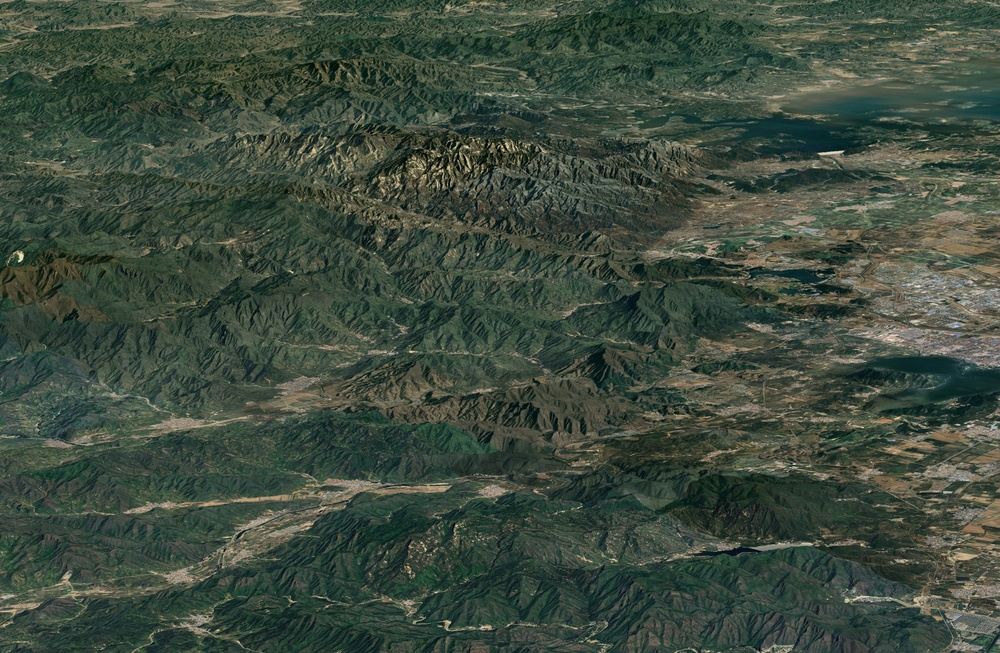
#> input picture images/image_2.jpg, 1000 x 653 px, shrunk from 3096 x 2021 before the run, given in place of top_left_1k.mp4, which was not available
$ python stitch.py
#> lines starting #> are read from the running program, lines starting #| are printed output that depends on the picture; pictures that were not available may be replaced by others from this repository, and a replacement may not be noted
import cv2
import numpy as np

import cv2
import numpy as np
import time
from colorama import Fore, Style
import argparse


# [73 lines left out: functions calculate_psnr, find_homography, not called in this run]


# img_a  :  大图
# img_b  :  小图
def find_homography_no_record(img_a, img_b, visualize_matches=False):
    orb = cv2.ORB_create(nfeatures=10000,
                            scaleFactor=1.3,      # 金字塔缩放因子(原1.2)
                            edgeThreshold=15,     # 边界阈值
                            patchSize=31          # 描述符区域大小
                        )                         # 限制特征点数量
    kp_a, des_a = orb.detectAndCompute(img_a, None)
    kp_b, des_b = orb.detectAndCompute(img_b, None)
    bf = cv2.BFMatcher(cv2.NORM_HAMMING, crossCheck=False)
    matches = bf.knnMatch(des_b, des_a, k=2)
    good_matches = []
    for m, n in matches:
        if m.distance < 0.7 * n.distance:
            good_matches.append(m)
    if visualize_matches:
        img_matches = cv2.drawMatches(img_b, kp_b, img_a, kp_a, good_matches, None,
                                     flags=cv2.DrawMatchesFlags_NOT_DRAW_SINGLE_POINTS)
        cv2.imwrite('Matchers.jpg', img_matches)
    if len(good_matches) >= 4:
        src_pts = np.float32([kp_b[m.queryIdx].pt for m in good_matches]).reshape(-1,1,2)
        dst_pts = np.float32([kp_a[m.trainIdx].pt for m in good_matches]).reshape(-1,1,2)
        M, mask = cv2.findHomography(src_pts, dst_pts, cv2.RANSAC, 5.0)
        return M
    else:
        return None


def merge_four_images(imgs):
    # 确保有四张图片
    assert len(imgs) == 4, "需要提供四张图片"

    # 获取每张图片的高度和宽度
    top_left = imgs[0]
    top_right = imgs[1]
    bottom_left = imgs[2]
    bottom_right = imgs[3]

    # 检查图片是否为空
    if top_left is None or top_right is None or bottom_left is None or bottom_right is None:
        raise ValueError("有一张或多张图片为空")

    # 获取图片的高度和宽度（假设所有图片大小相同）
    height, width = top_left.shape[:2]

    # 水平拼接上方两张图片
    top = np.hstack((top_left, top_right))
    # 水平拼接下方两张图片
    bottom = np.hstack((bottom_left, bottom_right))
    # 垂直拼接上下两部分
    merged_img = np.vstack((top, bottom))

    return merged_img


# input five images
def stitch(retts : list, first, MS, padding_color = False, record_time = False ):

    img_a = retts[1] # 大视野图像
    img_bs = [retts[0],retts[2], retts[3], retts[4]]

    # 转换为灰度图像
    gray_a = cv2.cvtColor(img_a, cv2.COLOR_BGR2GRAY)

    # 上采样A图像
    img_a_upscaled = cv2.resize(img_a, None, fx=2, fy=2, interpolation=cv2.INTER_CUBIC)
    part_width = img_a_upscaled.shape[1] // 2
    part_height = img_a_upscaled.shape[0] // 2

    # ===============================================================
    imgs = []

    if first == 1:
        MS = []
    else:
        MS = MS

    for i, img_b in enumerate(img_bs):
        gray_b = cv2.cvtColor(img_b, cv2.COLOR_BGR2GRAY)
        # ===============================================================
        t1 = time.time()
        M = None
        if first == 1:
            # 计算单应性矩阵
            if record_time:
                M = find_homography(gray_a, gray_b,  visualize_matches = True)
            else:
                M = find_homography_no_record(gray_a, gray_b,  visualize_matches = True)

            if M is None:
                print("Not enough matches found")
                return
            MS.append(M)
        else:
            M = MS[i]
        # 计算B的角点在A中的坐标
        h_b, w_b = gray_b.shape
        pts_b = np.float32([[0,0], [0,h_b-1], [w_b-1,h_b-1], [w_b-1,0]]).reshape(-1,1,2)
        pts_a = cv2.perspectiveTransform(pts_b, M) # 对一组点进行透视变换

        # 计算最小包围矩形
        x_coords = [pt[0][0] for pt in pts_a]
        y_coords = [pt[0][1] for pt in pts_a]

        x_min, x_max = int(round(min(x_coords))), int(round(max(x_coords)))
        y_min, y_max = int(round(min(y_coords))), int(round(max(y_coords)))

        # 计算上采样后区域参数
        up_x = 2 * x_min
        up_y = 2 * y_min
        up_w = 2 * (x_max - x_min)
        up_h = 2 * (y_max - y_min)

        t2 = time.time()
        # ===============================================================

        up_w = max(1, up_w)
        up_h = max(1, up_h)
        # 调整B图像尺寸并替换
        img_b_resized = cv2.resize(img_b, (up_w, up_h), interpolation=cv2.INTER_CUBIC)

        up_x = max(0, up_x)
        up_y = max(0, up_y)
        up_x_end = min(up_x + up_w, img_a_upscaled.shape[1])
        up_y_end = min(up_y + up_h, img_a_upscaled.shape[0])
        up_w = up_x_end - up_x
        up_h = up_y_end - up_y

        def alpha_blending(img1, img2, blend_width):
            height, width = img1.shape[:2]
            alpha = np.zeros((height, width), dtype=np.float32)
            # 生成渐变的 alpha 通道
            for i in range(blend_width):
                alpha[:, width - blend_width + i] = i / blend_width
            blended_img = img1 * (1 - alpha[..., np.newaxis]) + img2 * alpha[..., np.newaxis]
            return blended_img.astype(np.uint8)

        if up_w > 0 and up_h > 0:
            img_b_resized = img_b_resized[:up_h, :up_w]
            # 提取要替换的区域
            target_region = img_a_upscaled[up_y:up_y + up_h, up_x:up_x + up_w]
            # 定义融合宽度
            blend_width = 20
            # 进行 Alpha 融合
            blended_region = alpha_blending(target_region, img_b_resized, blend_width)
            img_a_upscaled[up_y:up_y + up_h, up_x:up_x + up_w] = blended_region
            if padding_color:
                img_a_upscaled[up_y:up_y + up_h, up_x:up_x + 3] = [[0, 0, 255]]
                img_a_upscaled[up_y:up_y + 3, up_x:up_x + up_w] = [[0, 0, 255]]
                img_a_upscaled[up_y + up_h:up_y + up_h + 3, up_x:up_x + up_w] = [[0, 0, 255]]
                img_a_upscaled[up_y:up_y + up_h, up_x + up_w:up_x + up_w + 3] = [[0, 0, 255]]

        else:
            print("替换区域无效")
            return

        # print(f"total time:\t\t\t {Fore.RED}{ t2 - t1 }{Style.RESET_ALL}")

        # 输出坐标
        # print(f"B在原始A中的坐标:({x_min}, {y_min})")
        # print(f"B在上采样后A中的坐标:({up_x}, {up_y})")

        if i == 0:  # 左上.
            x, y = 0, 0
        elif i == 1:  # 右上
            x, y = part_width, 0
        elif i == 2:  # 左下
            x, y = 0, part_height
        elif i == 3:  # 右下
            x, y = part_width, part_height

        # 保存结果
        imgs.append(img_a_upscaled[y:y + part_height, x:x + part_width])

    merged_img = merge_four_images(imgs)
    return merged_img, MS

def output_button(left_up_path, bigFov_path, right_up_path, left_bottom_path, right_bottom_path):
#> called with left_up_path = '../fourvideo/top_left_1k.mp4', bigFov_path = '../fourvideo/video5_1k.mp4', right_up_path = '../fourvideo/top_right_1k.mp4', left_bottom_path = '../fourvideo/bottom_left_1k.mp4', right_bottom_path = '../fourvideo/bottom_right_1k.mp4'
    zhanshi = False
    psnr = False
    global first
    video_paths = [
        left_up_path,
        bigFov_path,
        right_up_path,
        left_bottom_path,
        right_bottom_path
    ]

    # 打开视频文件
    caps = [cv2.VideoCapture(path) for path in video_paths]
    first = 1
    MS = []
    choose = True
    padding_color = True
    record_times = False
    while True:
        frames = []
        ret_frames = []
        for cap in caps:
            ret, frame = cap.read()
            ret_frames.append(ret)
            frames.append(frame)
#> this loop made 5 passes
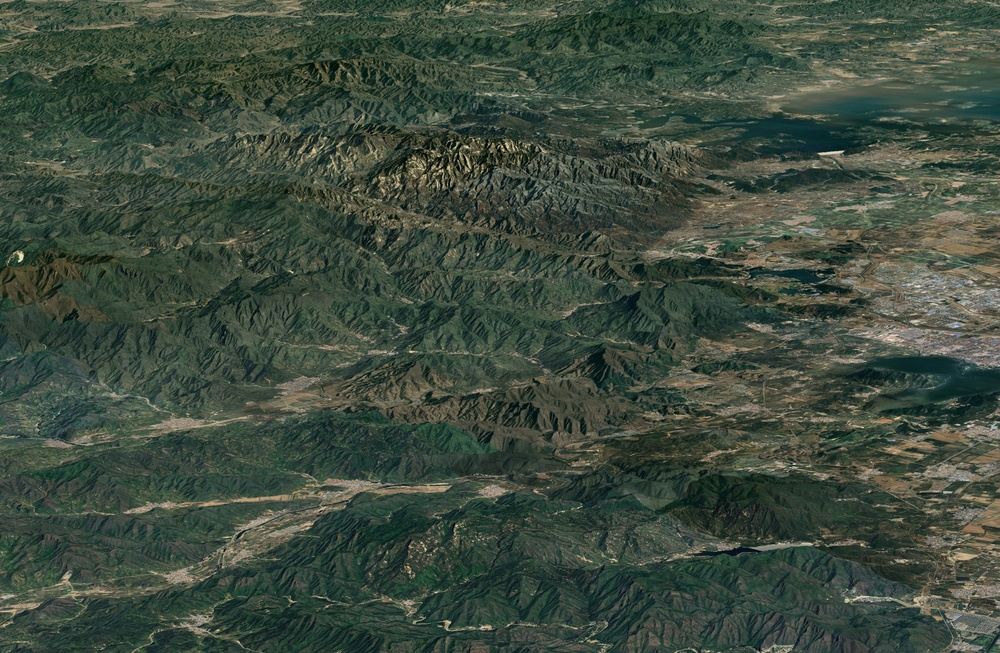
#> input picture images/image_2.jpg, 1000 x 653 px, shrunk from 3096 x 2021 before the run, given in place of top_left_1k.mp4, which was not available
#> after the loop, frames = 5 items; ret_frames = [True, True, True, True, True]

        # 如果有任何一个视频读取失败，退出循环
        if not all(ret_frames):
            break

        if not choose:
            padding_color = False
# 第四个参数padding_color， 默认为False
        stitched_frame, _MS = stitch(frames, first, MS, False, record_times)
#> in stitch, img_a is the input picture: shape (653, 1000, 3); mean B, G, R 62.5, 75.5, 62.7
#> the loop in stitch, `for i, img_b in enumerate(img_bs):` made 4 passes
#> (x, y) on passes 1 to 4: (0, 0), (1000, 0), (0, 653), (1000, 653)
#> pass 1, in find_homography_no_record, `img_matches = cv2.drawMatches(img_b, kp_b, img_a, kp_a, good_matches, ..`:
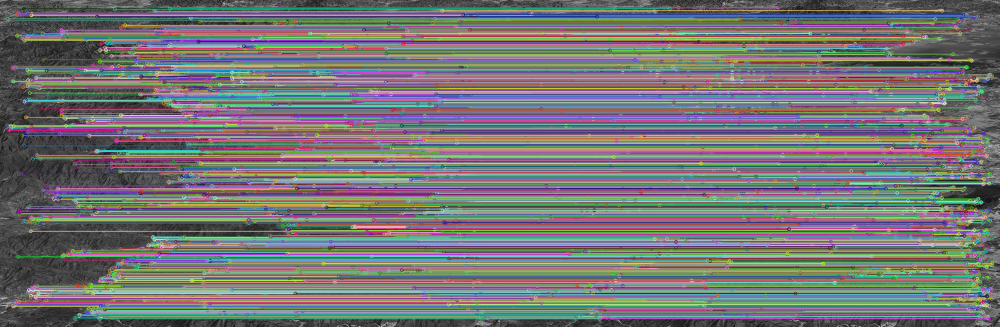
#> img_matches: shape (653, 2000, 3) (shown at 1/2 size); mean of channels 0, 1, 2 116.6, 116.3, 117.4; drawn as B, G, R
#> after the loop in stitch, `for i, img_b in enumerate(img_bs):`: img_a_upscaled: shape (1306, 2000, 3); mean B, G, R 62.5, 75.5, 62.7
#> after the loop in stitch, `for i, img_b in enumerate(img_bs):`: MS = 4 items
#> in merge_four_images, `top_left = imgs[0]`:
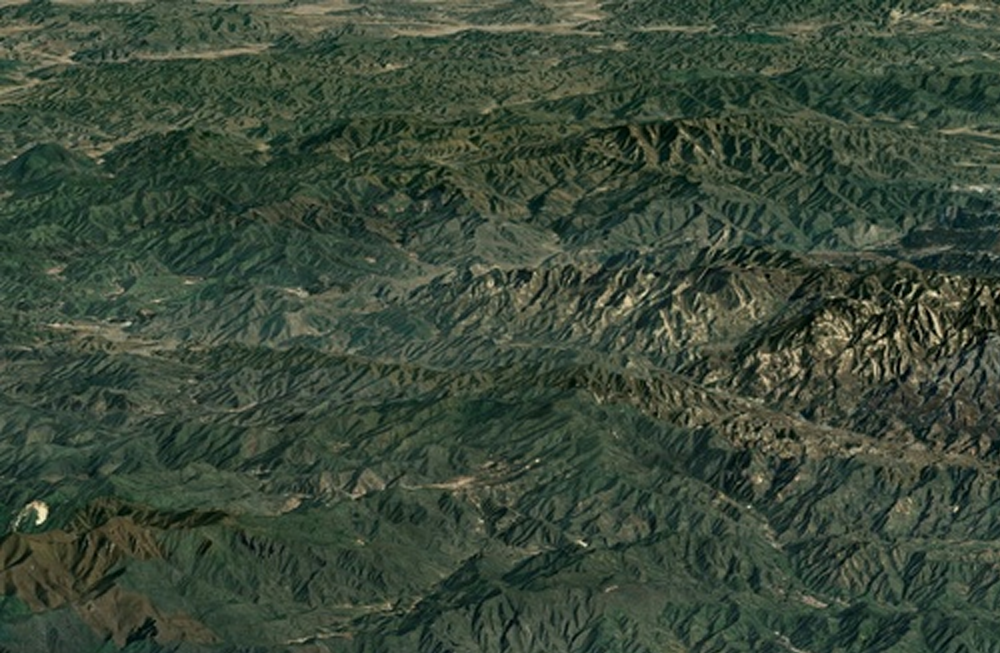
#> top_left: shape (653, 1000, 3); mean of channels 0, 1, 2 57.4, 73.1, 59.3; drawn as B, G, R
#> in merge_four_images, `top_right = imgs[1]`:
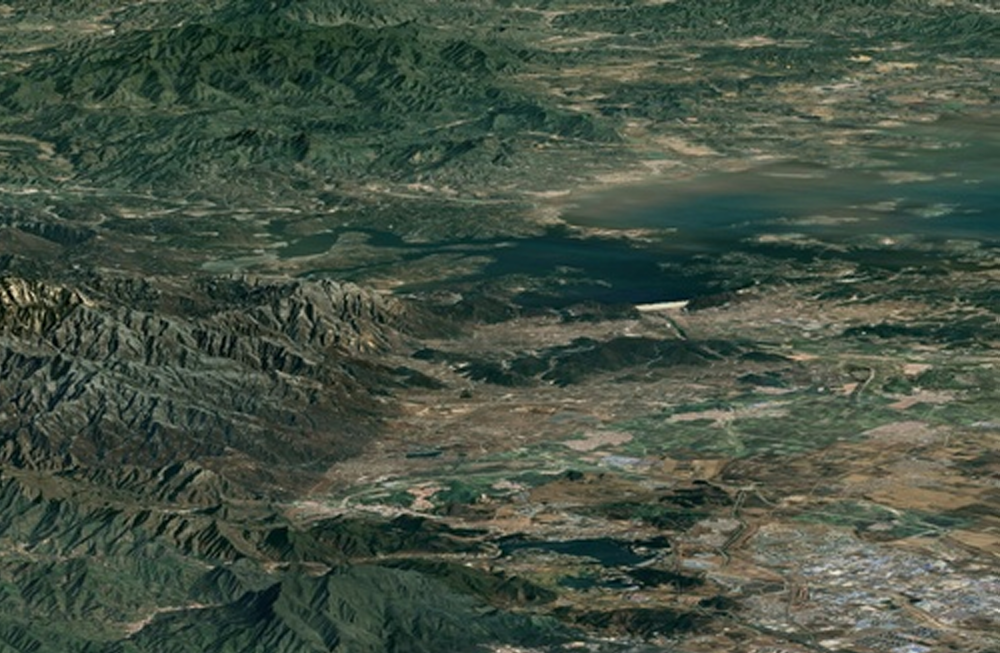
#> top_right: shape (653, 1000, 3); mean of channels 0, 1, 2 68, 81.9, 69.7; drawn as B, G, R
#> in merge_four_images, `bottom_left = imgs[2]`:
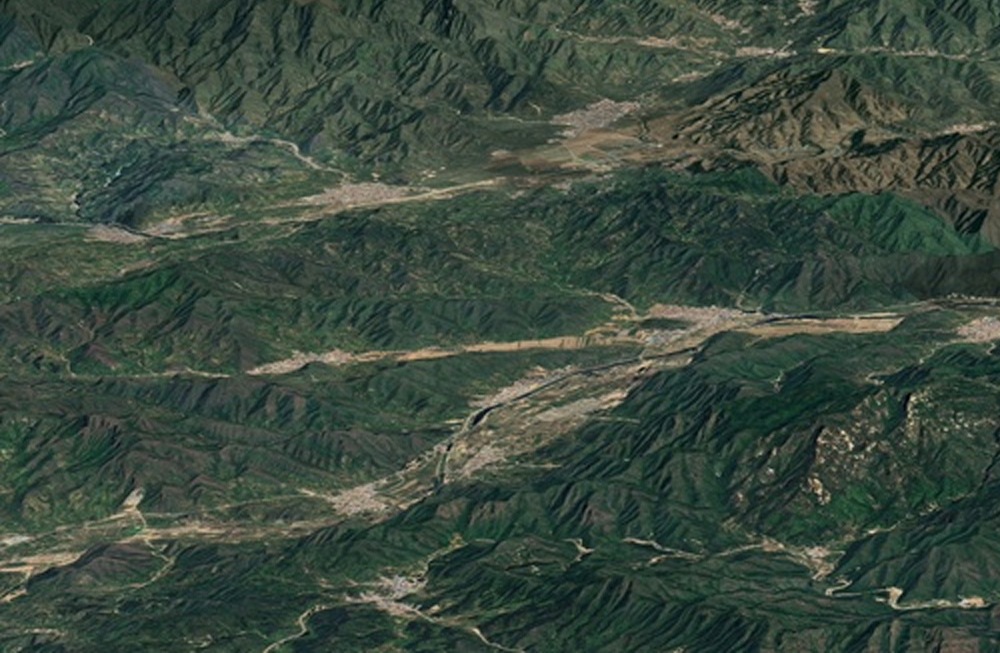
#> bottom_left: shape (653, 1000, 3); mean of channels 0, 1, 2 63.1, 74.6, 59.9; drawn as B, G, R
#> in merge_four_images, `bottom_right = imgs[3]`:
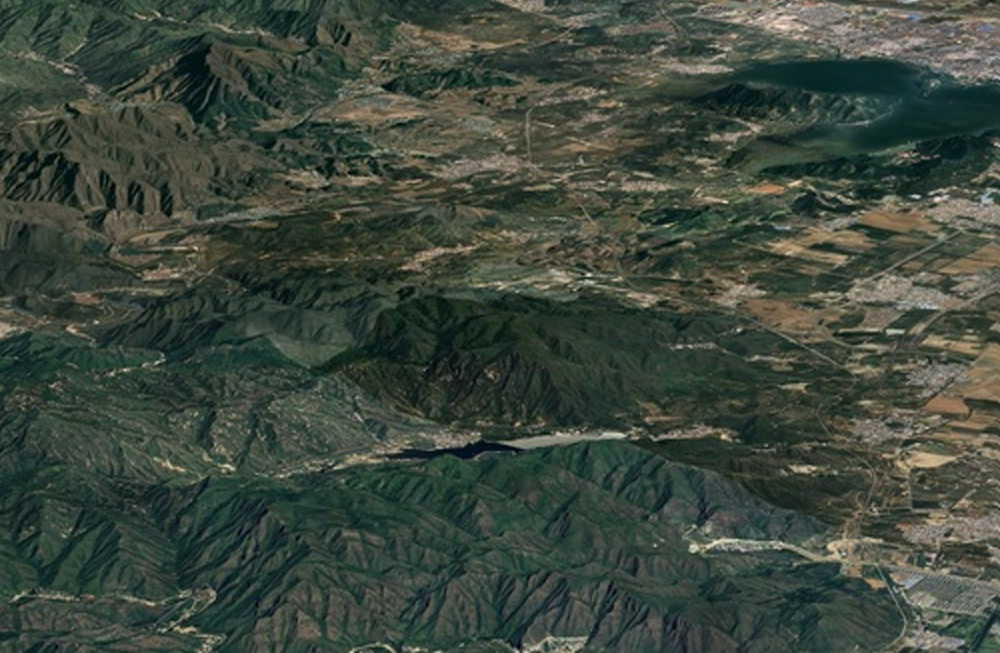
#> bottom_right: shape (653, 1000, 3); mean of channels 0, 1, 2 61.6, 72.3, 61.9; drawn as B, G, R
#> in merge_four_images, `top = np.hstack((top_left, top_right))`:
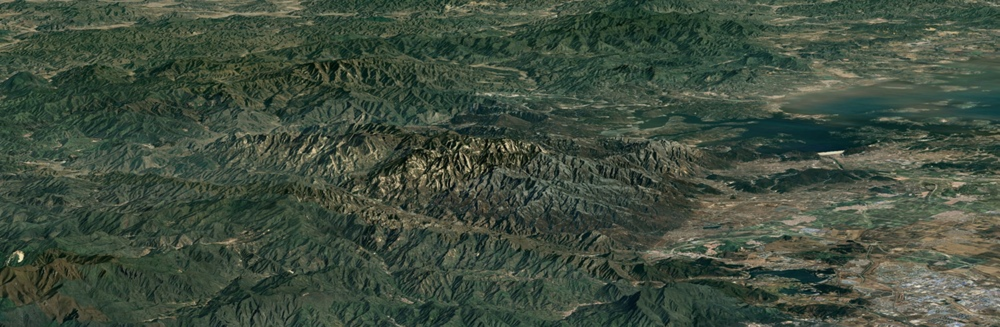
#> top: shape (653, 2000, 3) (shown at 1/2 size); mean of channels 0, 1, 2 62.7, 77.5, 64.5; drawn as B, G, R
#> in merge_four_images, `bottom = np.hstack((bottom_left, bottom_right))`:
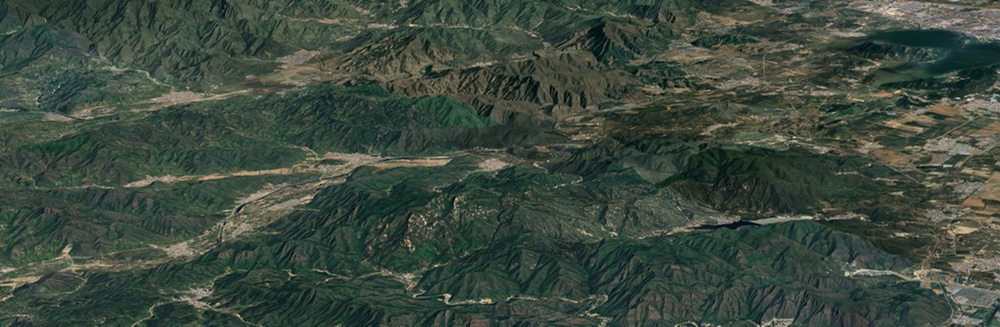
#> bottom: shape (653, 2000, 3) (shown at 1/2 size); mean of channels 0, 1, 2 62.3, 73.5, 60.9; drawn as B, G, R
        if choose:
            MS = _MS
#> MS = 4 items
        if psnr:
            psnr = calculate_psnr(stitched_frame, cv2.resize(frames[1], None, fx=2, fy=2, interpolation=cv2.INTER_CUBIC))
            cv2.putText(stitched_frame, f"PSNR: {psnr:.2f} dB", (10, 30), cv2.FONT_HERSHEY_SIMPLEX, 1, (255, 0, 0), 2)
        cv2.imshow("Stitched Video Stream", stitched_frame)
        cv2.waitKey(1)
        if zhanshi:
            choose = False
            first += 1

        if choose :
            # [4 lines of commented-out code are left out]
            print( "----------------" )
            choose = False
            first += 1
    for cap in caps:
        cap.release()
    cv2.destroyAllWindows()

# [61 lines of commented-out code are left out]


if __name__ == '__main__':
    output_button(
        '../fourvideo/top_left_1k.mp4',
        '../fourvideo/video5_1k.mp4',
        '../fourvideo/top_right_1k.mp4',
        '../fourvideo/bottom_left_1k.mp4',
        '../fourvideo/bottom_right_1k.mp4'
    )
